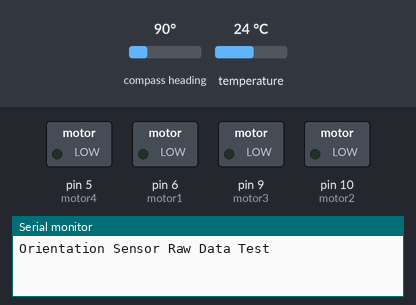
Bench run of a sketch on a simulated Arduino Mega 2560, built with avr-gcc and run on an emulated ATmega2560. On the bench: switched loads named in the sketch (green lamp = pin HIGH), the last lines printed to the serial monitor. The inputs (shaded band) are chosen by the test bench; at power-on: compass heading 90°, temperature 24 °C.

Above: at 0.1 s.
At 2.2 s:
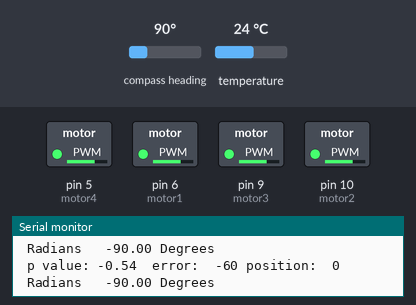
2.3 s: compass heading set to 180°
Timing chart, 0 to 5.3 s (numbered marks = the images above; inputs shaded):
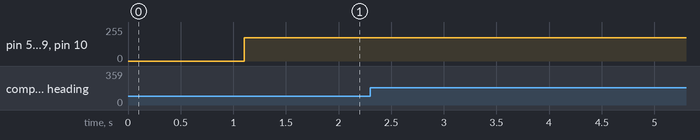

The sketch:

pid_imu.ino
```cpp
#include <Wire.h>
#include <Adafruit_Sensor.h>
#include <Adafruit_BNO055.h>
#include <utility/imumaths.h>

#define motor1 6
#define motor2 10
#define motor3 9
#define motor4 5
#define dir1 35
#define dir2 27
#define dir3 37
#define dir4 29


#define BNO055_SAMPLERATE_DELAY_MS (100)

Adafruit_BNO055 bno = Adafruit_BNO055(-1, 0x28, &Wire);

float  kp=0.009;
float kd=0.0001;
float ki=0;
int pos,dist=0;

int setpoint;
int target;
int error;
float  p;
float errord,errori=0.0000;
int eprev;
int pwm;

int ms=175;


//int a1;

void setup()
{
  //Serial.begin(9600);
  Serial.begin(115200);

  while (!Serial) delay(10);  // wait for serial port to open!

  Serial.println("Orientation Sensor Raw Data Test"); Serial.println("");

  /* Initialise the sensor */
  if(!bno.begin())
  {
    /* There was a problem detecting the BNO055 ... check your connections */
    Serial.print("Ooops, no BNO055 detected ... Check your wiring or I2C ADDR!");
    while(1);
  }

  delay(1000);

  /* Display the current temperature */
  int8_t temp = bno.getTemp();
  Serial.print("Current Temperature: ");
  Serial.print(temp);
  Serial.println(" C");
  Serial.println("");

  bno.setExtCrystalUse(true);

  Serial.println("Calibration status values: 0=uncalibrated, 3=fully calibrated");


}
void loop()
{

 imu::Quaternion quat = bno.getQuat();

 double rm[3][3];

rm[1][1] = quat.w()*quat.w() + quat.x()*quat.x() - quat.y()*quat.y() - quat.z()*quat.z();
rm[1][2] = 2*quat.x()*quat.y() - 2*quat.w()*quat.z();
rm[1][3] = 2*quat.x()*quat.z() + 2*quat.w()*quat.y();
rm[2][1] = 2*quat.x()*quat.y() + 2*quat.w()*quat.z();
rm[2][2] = quat.w()*quat.w() - quat.x()*quat.x() + quat.y()*quat.y() - quat.z()*quat.z();
rm[2][3] = 2*quat.y()*quat.z() - 2*quat.w()*quat.x();
rm[3][1] = 2*quat.x()*quat.z() - 2*quat.w()*quat.y();
rm[3][2] = 2*quat.y()*quat.z() + 2*quat.w()*quat.x();
rm[3][3] = quat.w()*quat.w() - quat.x()*quat.x() - quat.y()*quat.y() + quat.z()*quat.z();

/* Create Roll Pitch Yaw Angles from Quaternions */
double yy = quat.y() * quat.y(); // 2 Uses below

//double roll = atan2(2 * (quat.w() * quat.x() + quat.y() * quat.z()), 1 - 2*(quat.x() * quat.x() + yy));
//double pitch = asin(2 * quat.w() * quat.y() - quat.x() * quat.z());
double yaw = atan2(2 * (quat.w() * quat.z() + quat.x() * quat.y()), 1 - 2*(yy+quat.z() * quat.z()));

/*  Convert Radians to Degrees */
//float rollDeg  = 57.2958 * roll;
//float pitchDeg = 57.2958 * pitch;
float yawDeg   = 57.2958 * yaw;

Serial.print(" Radians \t"); Serial.print(yawDeg,2);   Serial.println(" Degrees");


  delay(BNO055_SAMPLERATE_DELAY_MS);

  int yaw_t=fabs(yawDeg);

// float rev=(pos/enc_coun_rev)*360;
// target=re


setpoint=yaw_t;
target=30;

 //Serial.println(pos);

 //pid


   error=target-setpoint;
 errord=(error-eprev);
   errori=errori+error;
// errord=error-eprev;
   // rpm_right = (pos* 60 / enc_coun_rev);
 p=(kp*error)+(kd*errord)+(ki*errori);

   eprev=error;


 /*if(error<0)
  {

   // targetnew=error-targetnew;
    setpoint=targetnew;
    error=setpoint-pos;
    //errord=error;
    errord=(error-eprev)/deltaT;
    Serial.print(" target new ");
    Serial.print( setpoint );

  }*/


 // pvalue();

   Serial.print(" p value: ");
   Serial.print(p);
  Serial.print("  error:  ");
   Serial.print(error);
   Serial.print(" position:  ");
   Serial.println(pos);


if(error>0)
{
   clockwise();

}
 else if(error<0)
  {

    anticlockwise();
  }
else
{
  stopmotor();
}


}

void clockwise()
{
  //ms=map(rx, Buff1, 127, 0, fast);
  //frontleft
    digitalWrite(dir1,LOW);
    analogWrite(motor1,ms);
    //frontright
    digitalWrite(dir2,LOW);
     analogWrite(motor2,ms);
     //backleft
    digitalWrite(dir3,HIGH);
     analogWrite(motor3,ms);
     //backright
    digitalWrite(dir4,HIGH);
     analogWrite(motor4,ms);
}
void anticlockwise()
{
  //ms=map(rx, Buff2, -128, 0,fast);
    //frontleft
    digitalWrite(dir1,HIGH);
    analogWrite(motor1,ms);
    //frontright
    digitalWrite(dir2,HIGH);
     analogWrite(motor2,ms);
     //backleft
    digitalWrite(dir3,LOW);
     analogWrite(motor3,ms);
     //backright
    digitalWrite(dir4,LOW);
     analogWrite(motor4,ms);
}
void stopmotor()
{

  //frontleft
    //digitalWrite(motor1,LOW);
    analogWrite(motor1,0);
    //frontright
    //digitalWrite(motor2,LOW);
     analogWrite(motor2,0);
     //backleft
    //digitalWrite(motor3,LOW);
    analogWrite(motor3,0);
     //backright
    //digitalWrite(motor4,LOW);
     analogWrite(motor4,0);

}
```
